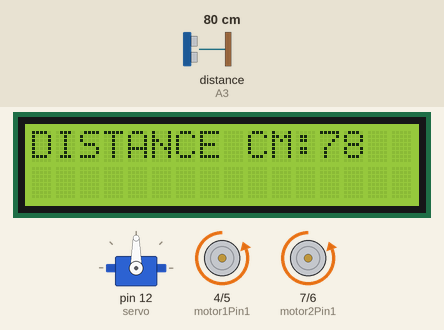
This sketch was run on a simulated Arduino Uno, built with avr-gcc and run on an emulated ATmega328P. On the bench: 16×2 character LCD, servo, motor-driver pin pairs drawn as motors (green arrow = first pin HIGH = forward, orange = second pin HIGH = backward, longer = more drive, scaled by the enable pin). Wiring (inferred from the names in the program): ultrasonic range finder: trigger A0; echo A3. Inputs (shaded band) come from the test bench; at power-on: distance to the obstacle (sensor on A3) 80 cm. The echo pulse lasts 58.3 µs per cm; what the sketch prints to the serial monitor is not drawn.

Above: at 1.08 s.
1.3 s: distance to the obstacle (sensor on A3) set to 12 cm
At 1.53 s:
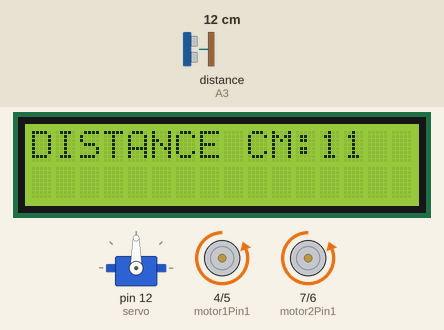
3.5 s: distance to the obstacle (sensor on A3) set to 9 cm
At 4.6 s:
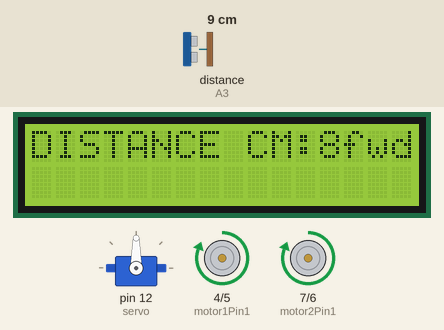
6.5 s: distance to the obstacle (sensor on A3) set to 35 cm
At 7.1 s:
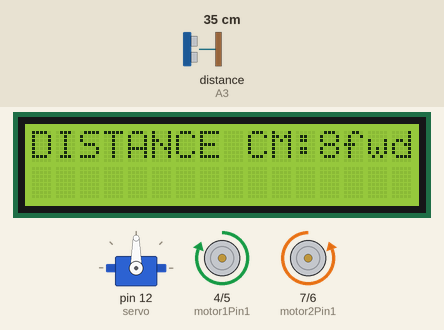
Timing chart, 0 to 9.5 s (numbered marks = the images above; inputs shaded):
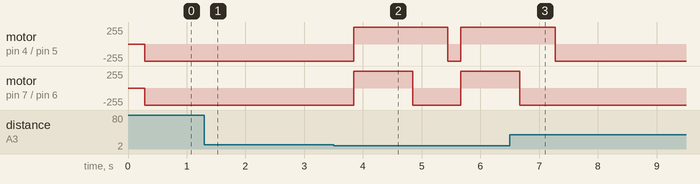

Measured:
- the behaviour switches between 11 and 10 cm on distance to the obstacle (sensor on A3) (found by bisection; images 1 and 2)
- after the input at 1.3 s, the display: first differs from a run without the input after 0.13 s (image 1)
- after the input at 3.5 s, motor on pin 4 (motor1Pin1) / pin 5 (motor1Pin2): backward 255/255 → forward 255/255 after 0.34 s, → backward 255/255 1.6 s later, → forward 255/255 0.22 s later; motor on pin 7 (motor2Pin1) / pin 6 (motor2Pin2): backward 255/255 → forward 255/255 after 0.34 s, → backward 255/255 1.0 s later, → forward 255/255 0.82 s later
- after the input at 6.5 s, motor on pin 4 (motor1Pin1) / pin 5 (motor1Pin2): goes on until 7.3 s, then stays backward 255/255; motor on pin 7 (motor2Pin1) / pin 6 (motor2Pin2): goes on until 6.7 s, then stays backward 255/255
- what the display in image 2 shows lasts 1.7 s, from 3.8 s to 5.5 s

The sketch:

shield_motor_obs.ino
```cpp
// ultrasound

#include <Wire.h>
#include <LiquidCrystal_I2C.h>
#include <Servo.h>

LiquidCrystal_I2C lcd = LiquidCrystal_I2C(0x27, 16, 2);

int trigPin = A0;
int echoPin = A3;
Servo servo;

long distance;
long duration;

int variable;
int rd;
int ld;
long ULTRASONIC();


// motor pins

// Motor A
int motor1Pin1 = 4;
int motor1Pin2 = 5;
int enable1Pin = 9;

// Motor B
int motor2Pin1 = 7;
int motor2Pin2 = 6;
int enable2Pin = 10;

void motor_function(char m_state) ;

// Setting PWM properties
const int freq = 30000;
const int pwmChannel = 0;
const int resolution = 8;
int dutyCycle = 200;

String motionState = "";


void setup() {
  // sets the pins as outputs:
  pinMode(motor1Pin1, OUTPUT);
  pinMode(motor1Pin2, OUTPUT);
  pinMode(enable1Pin, OUTPUT);
  pinMode(motor2Pin1, OUTPUT);
  pinMode(motor2Pin2, OUTPUT);
  pinMode(enable2Pin, OUTPUT);

   TCCR2B = TCCR2B & B11111000 | B00000111; // for PWM frequency of 30.64 Hz

  lcd.init();
  lcd.backlight();
  pinMode(trigPin, OUTPUT);
  pinMode(echoPin, INPUT);
  servo.attach(12);
  servo.write(90);


  Serial.begin(9600);

  // testing
  Serial.print("Testing DC Motor...");
}

void loop() {
  //control speed
  analogWrite(enable1Pin, 255);
  analogWrite(enable2Pin, 255);

  variable = ULTRASONIC();
  lcd.clear();
  lcd.setCursor(0, 0);
  lcd.print("DISTANCE CM:");
  lcd.print(distance);

  delay(200);

  motor_function('F');
  lcd.print(F("fwd"));

  if (variable < 10){
     motor_function('B');
     lcd.print(F("bwd"));
     delay(1000);

     motor_function('S');
     lcd.print(F("stop"));
      motionState = "rgt"; //Feedback parameter
     motor_function('R');
      delay(600);
       motor_function('F');
  }
}
     /*servo.write(0);
     rd = ULTRASONIC;
     delay(500);
     servo.write(180);
     ld = ULTRASONIC;
     delay(500);
     servo.write(90);

     if (rd > ld) {
          motionState = "rgt"; //Feedback parameter
          motor_function('R');
          delay(600);
          motor_function('F');
          lcd.print(F("fwd"));
     } else {
          motionState = "lft"; //Feedback parameter
          motor_function('L');
          delay(600);
          motor_function('F');
          lcd.print(F("fwd"));
     }
  }
}*/

long ULTRASONIC() {
  digitalWrite(trigPin, LOW);
  delayMicroseconds(2);
  digitalWrite(trigPin, HIGH);
  delayMicroseconds(10);
  digitalWrite(trigPin, LOW);
  duration = pulseIn(echoPin, HIGH);
  distance = duration * 0.034 / 2;
  return distance;
}
```

mc.ino
```cpp
void motor_function(char m_state) {
  switch(m_state) {

    case 'S':
     digitalWrite(motor1Pin1, LOW);
     digitalWrite(motor1Pin2, LOW);
     digitalWrite(motor2Pin1, LOW);
     digitalWrite(motor2Pin2, LOW);
      break;

    case 'F':
     digitalWrite(motor1Pin1, LOW);
     digitalWrite(motor1Pin2, HIGH);
     digitalWrite(motor2Pin1, LOW);
     digitalWrite(motor2Pin2, HIGH);
      break;

    case 'B':
     digitalWrite(motor1Pin1, HIGH);
     digitalWrite(motor1Pin2, LOW);
     digitalWrite(motor2Pin1, HIGH);
     digitalWrite(motor2Pin2, LOW);
      break;

    case 'R':
     digitalWrite(motor1Pin1, HIGH);
     digitalWrite(motor1Pin2, LOW);
     digitalWrite(motor2Pin1, LOW);
     digitalWrite(motor2Pin2, HIGH);
      break;

    case 'L':
     digitalWrite(motor1Pin1, LOW);
     digitalWrite(motor1Pin2, HIGH);
     digitalWrite(motor2Pin1, HIGH);
     digitalWrite(motor2Pin2, LOW);
      break;

    default :
     digitalWrite(motor1Pin1, LOW);
     digitalWrite(motor1Pin2, LOW);
     digitalWrite(motor2Pin1, LOW);
     digitalWrite(motor2Pin2, LOW);

  }
}
```
